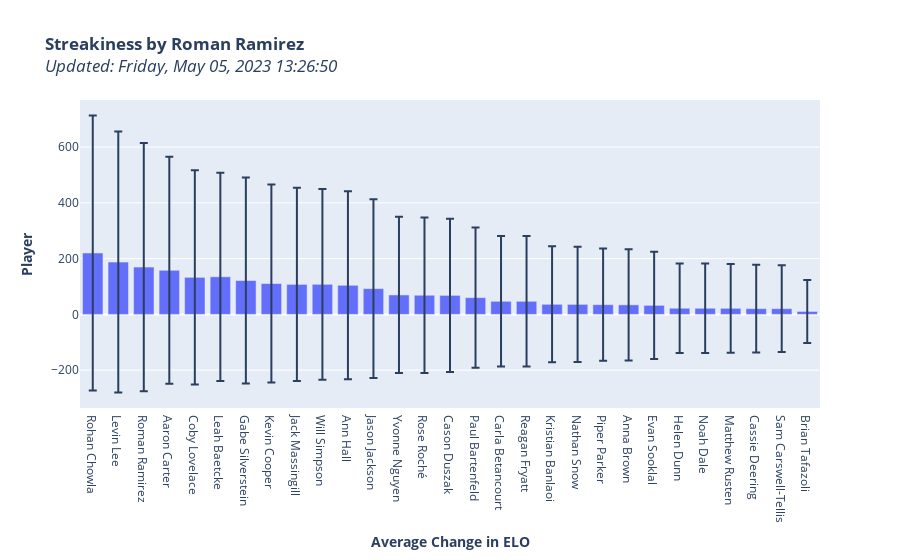

Here is the notebook cell this chart was saved with:
### Code cell
agg_d_elo_table = pd.DataFrame()
agg_d_elo_table['Avg Change in ELO'] = d_elo_time_table.mean(axis=0)
agg_d_elo_table['STD Change in ELO'] = d_elo_time_table.std(axis=0) # how streaky is someone, whats the average difference a change will be from the mean change
agg_d_elo_table.sort_values("STD Change in ELO", ascending=False, inplace=True)

with pd.option_context('display.max_rows', 100, 'display.max_columns', None):
    display(pd.DataFrame(agg_d_elo_table))

import plotly.express as px

fig_streakiness = px.bar(
    agg_d_elo_table,
    y='Avg Change in ELO',
    error_y='STD Change in ELO',
    x=agg_d_elo_table.index,
    title="<b>Streakiness</b>",
    )

fig_streakiness.update_layout(
    title=f'<b>Streakiness by Roman Ramirez</b><br><i>Updated: {str(datetime.datetime.now().strftime("%A, %b %d, %Y %H:%M:%S"))}<i>',
    xaxis_title='<b>Average Change in ELO</b>',
    yaxis_title='<b>Player</b>',
)

fig_streakiness.show()
fig_streakiness.write_html("exports/streakiness.html")

### Figure 1 — Plotly figure (JSON) as saved in the notebook; plotly's stock layout.template omitted (floating-point values rounded to 4 significant figures)
{"data": [{"alignmentgroup": "True", "error_y": {"array": [493.3, 468.0, 445.1, 406.8, 384.3, 373.4, 369.4, 355.0, 346.7, 341.8, 337.3, 320.5, 280.1, 278.5, 274.9, 251.0, 234.2, 234.1, 207.9, 206.5, 201.4, 199.4, 192.4, 160.3, 160.3, 159.0, 157.2, 155.2, 113.0]}, "hovertemplate": "player=%{x}<br>Avg Change in ELO=%{y}<extra></extra>", "legendgroup": "", "marker": {"color": "#636efa", "pattern": {"shape": ""}}, "name": "", "offsetgroup": "", "orientation": "v", "showlegend": false, "textposition": "auto", "type": "bar", "x": ["Rohan Chowla", "Levin Lee", "Roman Ramirez", "Aaron Carter", "Coby Lovelace", "Leah Baetcke", "Gabe Silverstein", "Kevin Cooper", "Jack Massingill", "Will Simpson", "Ann Hall", "Jason Jackson", "Yvonne Nguyen", "Rose Roché", "Cason Duszak", "Paul Bartenfeld", "Carla Betancourt", "Reagan Fryatt", "Kristian Banlaoi", "Nathan Snow", "Piper Parker", "Anna Brown", "Evan Sooklal", "Helen Dunn", "Noah Dale", "Matthew Rusten", "Cassie Deering", "Sam Carswell-Tellis", "Brian Tafazoli"], "xaxis": "x", "y": [220.2, 187.5, 169.5, 158.1, 132.9, 134.8, 121.3, 110.6, 107.6, 107.8, 104.3, 92.34, 69.72, 68.65, 68.18, 60.11, 46.97, 46.88, 36.17, 35.96, 34.84, 34.28, 32.45, 21.98, 21.98, 21.76, 20.66, 20.56, 10.59], "yaxis": "y"}], "layout": {"barmode": "relative", "legend": {"tracegroupgap": 0}, "title": {"text": "<b>Streakiness by Roman Ramirez</b><br><i>Updated: Friday, May 05, 2023 13:26:50<i>"}, "xaxis": {"anchor": "y", "domain": [0, 1], "title": {"text": "<b>Average Change in ELO</b>"}}, "yaxis": {"anchor": "x", "domain": [0, 1], "title": {"text": "<b>Player</b>"}}}}
